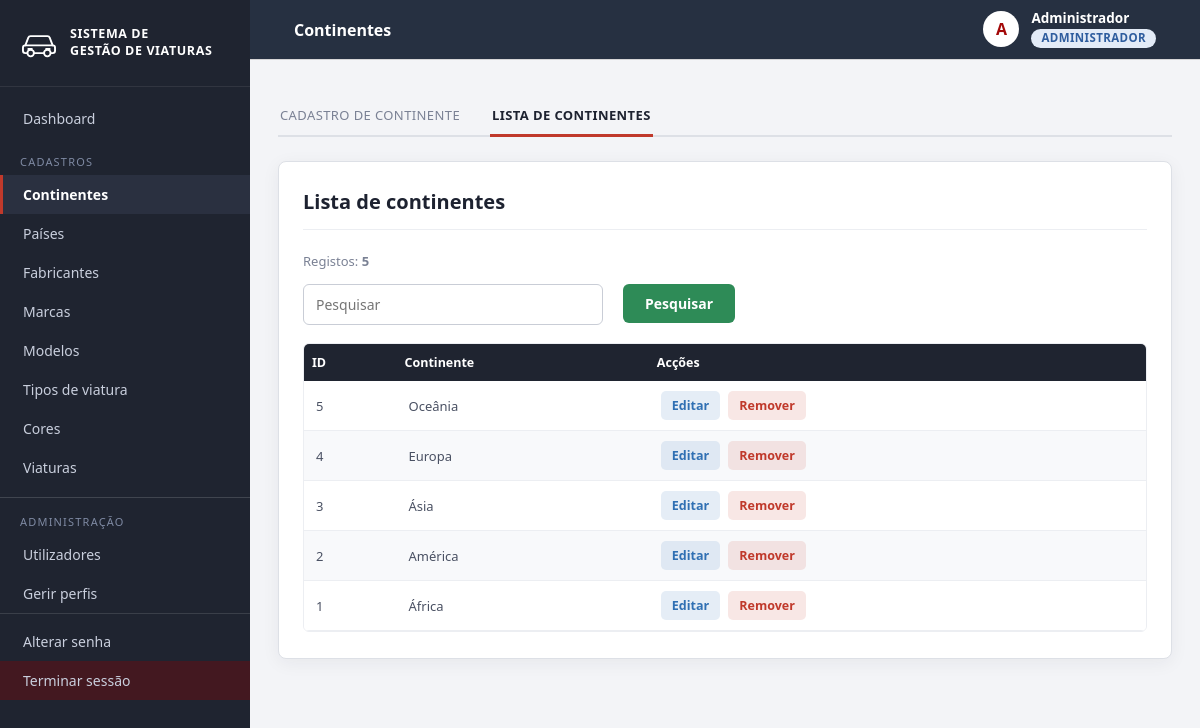
The page /view/ListarContinente.php (signed in) on the database its author committed.
### tables this page shows
CREATE TABLE continente (
    idContinente   INT AUTO_INCREMENT PRIMARY KEY,
    nomeContinente VARCHAR(60) NOT NULL,
    activo         TINYINT(1) NOT NULL DEFAULT 1
);

### controller/controllerLogin.php (called while the page is built, shortened)
<?php
include_once(__DIR__ . "/helpers.php");
include_once(__DIR__ . "/controllerLog.php");
function eAdministrador()
{
    return isset($_SESSION['idPerfil']) && (int) $_SESSION['idPerfil'] === ID_PERFIL_ADMIN;
}
function temPermissao($chave)
{
    global $conexao;
    static $chaves = null;
    if (eAdministrador() && strpos($chave, 'log:') !== 0) {
        return true;
    }
    if ($chaves === null) {
        $chaves = array();
        $idPerfil = (int) ($_SESSION['idPerfil'] ?? 0);
        $sql = "select p.chave from perfil_permissao pp
                join permissao p on p.codigoPermissao = pp.codigoPermissao
                where pp.idPerfil=" . $idPerfil;
        $result = mysqli_query($conexao, $sql);
        if ($result) {
            while ($rs = mysqli_fetch_assoc($result)) {
                array_push($chaves, $rs['chave']);
            }
        }
    }
    return in_array($chave, $chaves);
}

### controller/controllerContinente.php (called while the page is built, shortened)
<?php
include_once(__DIR__ . "/../model/Continente.php");
include_once(__DIR__ . "/helpers.php");
include_once(__DIR__ . "/controllerLog.php");
function montarContinente($rs)
{
    return new Continente($rs['idContinente'], $rs['nomeContinente']);
}
function consultarContinente($filtro = "", $ordem = "c.idContinente desc")
{
    global $conexao;
    $lista = array();
    $sql = "select c.* from continente c where c.activo=1" . $filtro . " order by " . $ordem;
    $result = mysqli_query($conexao, $sql);
    if ($result) {
        while ($rs = mysqli_fetch_assoc($result)) {
            array_push($lista, montarContinente($rs));
        }
    }
    return $lista;
}
function listarContinente()
{
    return consultarContinente();
}

### controller/helpers.php (called while the page is built, shortened)
<?php
function e($texto)
{
    return htmlspecialchars((string) $texto, ENT_QUOTES, 'UTF-8');
}

### model/Continente.php (called while the page is built, shortened)
<?php
class Continente
{
    private $idContinente;
    private $nomeContinente;
    public function __construct($idContinente, $nomeContinente)
    {
        $this->idContinente = $idContinente;
        $this->nomeContinente = $nomeContinente;
    }
    public function getIdContinente()
    {
        return $this->idContinente;
    }
    public function getNomeContinente()
    {
        return $this->nomeContinente;
    }
}

### view/ListarContinente.php (the view, shortened to what this page needs)
<?php
include_once __DIR__ . '/../controller/controllerLogin.php';
include_once __DIR__ . '/../controller/controllerContinente.php';
$pesquisa = trim($_GET['pesquisa'] ?? '');
$lista = $pesquisa != '' ? pesquisarContinente($pesquisa) : listarContinente();
$podeEditar = temPermissao('continente:actualizar');
$podeRemover = temPermissao('continente:remover');
?>
<!DOCTYPE html>
<html lang="pt">
<head>
    <link rel="stylesheet" href="css/estilo.css">
</head>
<body>
    <?php include __DIR__ . '/partials/menu.php'; ?>
    <div class="mae">
        <div class="cabecalho">
            <div class="abas">
                <?php if (temPermissao('continente:criar')) { ?><a href="CadastrarContinente.php" class="aba">CADASTRO DE CONTINENTE</a><?php } ?>
                <div class="aba abaAtiva">LISTA DE CONTINENTES</div>
            </div>
        </div>
        <div class="dalheee">
            <div class="card">
                <div class="topo">
                    <h1 class="titulo"><strong>Lista de continentes</strong></h1>
                </div>
                <p class="totalRegistos">Registos: <strong><?= count($lista) ?></strong></p>
                <form method="get">
                    <div class="linha">
                        <div class="campo campoBusca">
                            <input type="text" name="pesquisa" class="input" placeholder="Pesquisar" value="<?= e($pesquisa) ?>">
                        </div>
                        <div class="campo">
                            <button type="submit" class="botao">Pesquisar</button>
                        </div>
                    </div>
                </form>
                <div class="tabela">
                    <table>
                        <thead>
                            <tr>
                                <th>ID</th>
                                <th>Continente</th>
                                <th>Acções</th>
                            </tr>
                        </thead>
                        <tbody>
                            <?php if (count($lista) == 0) { ?>
                                <tr>
                                    <td colspan="3">SEM NENHUM CONTINENTE REGISTADO</td>
                                </tr>
                            <?php } else { ?>
                                <?php foreach ($lista as $item) { ?>
                                    <tr>
                                        <td><?= $item->getIdContinente() ?></td>
                                        <td><?= e($item->getNomeContinente()) ?></td>
                                        <td>
                                            <div class="acoes">
                                                <?php if ($podeEditar) { ?>
                                                    <a href="#editar-<?= $item->getIdContinente() ?>" class="botaoAtualizar">Editar</a>
                                                <?php } ?>
                                                <?php if ($podeRemover) { ?>
                                                    <a href="#remover-<?= $item->getIdContinente() ?>" class="botaoRemover">Remover</a>
                                                <?php } ?>
                                            </div>
                                        </td>
                                    </tr>
                                <?php } ?>
                            <?php } ?>
                        </tbody>
                    </table>
                </div>
            </div>
        </div>
    </div>
</body>
</html>

### view/css/estilo.css (style rules this page uses)
:root { --escuro: #1f2430; --escuro-2: #2a3040; --acento: #c0392b; --acento-hover: #a93226; --verde: #2e8b57; --verde-hover: #25744a; --azul: #2f6fb3; --azul-hover: #265a93; --fundo: #f3f4f7; --branco: #ffffff; --borda: #dde0e6; --texto: #1d2230; --texto-medio: #4a5163; --texto-claro: #7a8194; }
* { margin: 0; padding: 0; box-sizing: border-box; font-family: 'Segoe UI', 'Trebuchet MS', Arial, sans-serif; }
body { background-color: var(--fundo); color: var(--texto); min-height: 100vh; }
.mae { margin-left: 250px; min-height: 100vh; display: flex; flex-direction: column; padding: 92px 28px 40px; }
.cabecalho { position: sticky; top: 60px; z-index: 10; background-color: var(--fundo); padding-top: 4px; margin-bottom: 24px; }
.abas { display: flex; gap: 28px; max-width: 1400px; margin: 0 auto; border-bottom: 2px solid var(--borda); }
.aba { padding: 10px 2px; font-size: 13px; letter-spacing: 0.4px; color: var(--texto-claro); text-decoration: none; }
.abaAtiva { color: var(--texto); font-weight: bold; border-bottom: 3px solid var(--acento); margin-bottom: -2px; }
.dalheee { width: 100%; display: flex; justify-content: center; }
.card { width: 100%; max-width: 1400px; margin: 0 auto; background-color: var(--branco); border: 1px solid var(--borda); border-radius: 8px; padding: 26px 24px; box-shadow: 0 4px 18px rgba(31, 36, 48, 0.06); }
.topo { margin-bottom: 22px; padding-bottom: 14px; border-bottom: 1px solid #eceef2; }
.titulo { font-size: 20px; color: var(--texto); }
.linha { display: flex; gap: 20px; }
.campo { margin-bottom: 18px; }
.campoBusca { width: 300px; }
.input { width: 100%; padding: 10px 12px; border: 1px solid #c9cdd6; border-radius: 6px; font-size: 14px; color: var(--texto); background-color: #ffffff; transition: border-color 0.15s ease, box-shadow 0.15s ease; }
.botao { display: inline-block; padding: 10px 22px; border: none; border-radius: 6px; background-color: var(--verde); color: #ffffff; font-size: 14px; font-weight: 600; text-decoration: none; cursor: pointer; white-space: nowrap; }
.tabela { width: 100%; max-height: calc(100vh - 360px); min-height: 280px; overflow: auto; border: 1px solid #eceef2; border-radius: 6px; }
table { width: 100%; border-collapse: collapse; background-color: #ffffff; }
thead th { position: sticky; top: 0; z-index: 2; background-color: var(--escuro); color: #ffffff; text-align: left; padding: 10px 8px; font-size: 12.5px; font-weight: 600; white-space: nowrap; }
tbody td { padding: 10px 12px; white-space: nowrap; font-size: 13px; color: var(--texto-medio); border-bottom: 1px solid #eceef2; }
tbody tr:nth-child(even) { background-color: #f8f9fb; }
.acoes { display: flex; gap: 8px; }
.acoes a, .acoes button { border: none; border-radius: 5px; padding: 6px 11px; font-size: 12.5px; font-weight: 600; text-decoration: none; white-space: nowrap; cursor: pointer; transition: background-color 0.15s ease, color 0.15s ease; }
.botaoAtualizar { color: #2f6fb3; background-color: rgba(47, 111, 179, 0.12); }
.botaoRemover { color: #c0392b; background-color: rgba(192, 57, 43, 0.12); }
.totalRegistos { margin-bottom: 14px; font-size: 13px; color: var(--texto-claro); }

### rows shown on the page
continente: idContinente "5", nomeContinente "Oceânia"
continente: idContinente "4", nomeContinente "Europa"
continente: idContinente "3", nomeContinente "Ásia"
continente: idContinente "2", nomeContinente "América"
continente: idContinente "1", nomeContinente "África"

### other values the page prints
$entidade['menu'] "Continentes"
$entidade['menu'] "Países"
$entidade['menu'] "Fabricantes"
$entidade['menu'] "Marcas"
$entidade['menu'] "Modelos"
$entidade['menu'] "Tipos de viatura"
$entidade['menu'] "Cores"
$entidade['menu'] "Viaturas"
$tituloTopo "Continentes"
substr($nomeTopo, 0, 1) "A"
$nomeTopo "Administrador"
$_SESSION['perfil'] "ADMINISTRADOR"
count($lista) "5"
